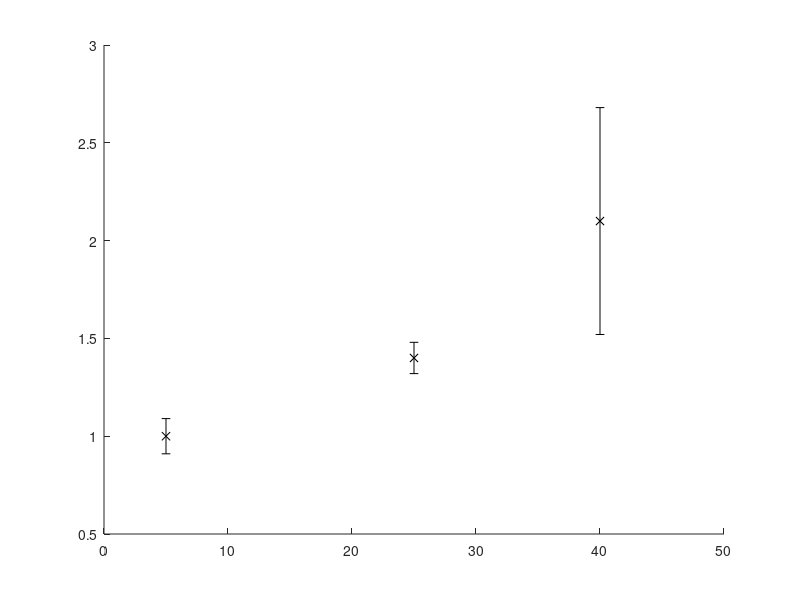

MATLAB code for this plot: (Note: this script raises an error after producing the figure.)
function param_estimation_scenario_0_5
%close all
% Comment out close all if you want 
%to overlapp the plots for peptide concentrations from
% fmincon code with the output from this code
format long e
%% Take data from plots
Xdata = [5, 25, 40]; % GLU %mmol/L
Ydata = [1, 1.4, 2.1];% ANGII
e = [0.09, 0.08, 0.58];
% figure(1)

l = 1
%plot(Xdata,Ydata,'kx','Markersize',12)

h = errorbar(Xdata,Ydata,e,'kx','Markersize',12)
s = h.LineWidth;
h.LineWidth = 1.5
%% initial guesses
NG;
load('NGvalues','NGvalues');

c_nep = NGvalues(4);
c_ace2 = NGvalues(5);
c_apa = NGvalues(6);
c_at2 = NGvalues(8);
% if you want to print the 9 coefficents for glucoseRASss05, printoutput = 1
% else printoutput = 0
% if you want the total output from glucoseRASss05 output as a vector,
% printoutput = 2
% leave as default 0. Specified otherwise as needed for plotting or
% printing to command window in the code.
printoutput = 0;
baseline = glucoseRASss05(NGvalues,5,1,0,c_nep,c_ace2,c_apa,c_at2,printoutput);

options = optimoptions('fmincon','Algorithm','sqp','TolFun',1e-16,'TolX',1e-16,'MaxFunEvals',20000,'StepTolerance',1e-16);
for yy = 4
    
scenario = yy; %edit for desired scenario

%% Parameter estimation routine lsqcurvefit
if scenario == 1 %Vm= Vma*GLU + Vmb
    coefficientsguess = [2.805953543653534e-03    -2.757657249946220e-04 ,...
     -2.348755561601649e-02  ,...
    -1.668986022883667e+02    -1.685774047241159e+00];
%     coefficientsguess = [1.103822324074590e+00     1.101016998005601e+00 ,...
%      2e-12  ,...
%     4.950685540241108e-01     1.961355230418327e-02]; % initial guess for all coefficients
    LB = zeros(size(coefficientsguess));
elseif scenario == 2 %c_ace=c_aceA*GLU + c_aceB
    %coefficientsguess = ones(1:5);
    coefficientsguess = [   -3.609928272726562e-03  -1.240811257988384e-04  -6.715214044691388e-03     ,...
       -3.767179069478035e+00    ,...
  3.034683893640923e+02    ];
    LB = zeros(size(coefficientsguess));
elseif scenario == 3 %c_at1=c_at1A*GLU + c_at1B
    coefficientsguess =  [       3.066589908448575e-01     3.035519149069141e-01    ,...
          8.931547418727733e-01     ,...
        -5.073423330714726e-02  3.035071407475688e+02 ];
    LB = zeros(size(coefficientsguess));
elseif scenario == 4 %c_nonace=c_nonaceA*GLU + c_nonaceB
    coefficientsguess= [ 6.313823632053241e+02     4.533794480918563e-03    ,...
       1.296703909210782e-02,...
       1.705688364046031e-05   2.472978807773762e-04,...
    7.072930413876994e-04     1.527482117056147e-07]
%      coefficientsguess= [ 6.313823632053239e+02     2.057956338843580e+00     ,...
%     4.504747645041913e+00        1.705688364046031e-05,...
%      3.615305143993680e+00         -2.360527261714031e-01,...
%     -1.860363491152925e+00];
     LB = zeros(size(coefficientsguess));
elseif scenario == 5
 %coefficientsguess = ones(1:8);
 %[NGvalues(1:9),1,1,1,1];
      coefficientsguess= [ 1.177568154554772e-01     1.146519658757140e-01,...
          2e-12        3.033621116991067e+02,...
        3.432927517238616e-03     3.345022358146005e-03                         2e-12,...
          3.784671163979920e+00];
     LB = zeros(size(coefficientsguess));
else 
    coefficientsguess = NGvalues(1:9);
    LB = zeros(size(coefficientsguess));
end
%% Parameter estimation routine lsqcurvefit
% glucoseRASss0505(coefficientsguess,Xdata(1))
% options = optimoptions('fmincon','Algorithm','trust-region-reflective')
UB = [];
if scenario == 6
    coefficients = NGHG(NGvalues);
else
    fun = @(coefficients)sum((Ydata - glucoseRASss05(coefficients,Xdata,baseline,scenario,c_nep,c_ace2,c_apa,c_at2,printoutput)).^2);
    A = [];
    b = [];
    Aeq = [];
    beq = [];
 %lb = [];
% ub = [];
    lb = zeros(size(coefficientsguess));
    ub = Inf(size(coefficientsguess));
    coefficients = fmincon(fun,coefficientsguess,A,b,Aeq,beq,lb,ub,[],options)

end

X = Xdata(1):0.5:Xdata(end);
% Y = zeros(size(X));
% Ycalc = zeros(size(Xdata));
for i = 1:length(X)
    Y(i)= glucoseRASss05(coefficients,X(i),baseline,scenario,c_nep,c_ace2,c_apa,c_at2,printoutput);
end
for i = 1:length(Xdata)-1
    Ycalc(i)= glucoseRASss05(coefficients,Xdata(i),baseline,scenario,c_nep,c_ace2,c_apa,c_at2,printoutput);
end
Ycalc(i+1)= glucoseRASss05(coefficients,Xdata(end),baseline,scenario,c_nep,c_ace2,c_apa,c_at2,1);

% All output from glucoseRASss05
for i = 1:length(X)
    Y_all(i,:)= glucoseRASss05(coefficients,X(i),1,scenario,c_nep,c_ace2,c_apa,c_at2,2);
end
%% Plots
figure(11)
box on
get(gca);set(gca,'FontSize',10)%,'FontWeight','Bold');
ax = gca;
ax.YColor = 'black';
 hold on
% axis([5 40 15 45])
if scenario == 0
 plot(X(1:5:end),Y_all((1:5:end),3),'square')
elseif scenario == 1
 plot(X(1:4:end),Y_all((1:4:end),3),'d')
 elseif scenario == 2
 plot(X(1:5:end),Y_all((1:5:end),3),'*')
 elseif scenario == 3
 plot(X(1:3:end),Y_all((1:3:end),3),'X')
 elseif scenario == 4
  plot(X(1:5:end),Y_all((1:5:end),7),'o-r','LineWidth',2,'MarkerSize',5)
  axis([5 40 0 300]);
  legend('A1','A2:S4','A3','Fontsize',10, 'Location','Northwest')
xlabel('Glucose (mM)','FontSize',10)%,'FontWeight','Bold')
ylabel('AT1R-ANGII (nM)','FontSize',10)
set(gcf, 'Color', 'w','Units', 'inches', 'Position', [0 0 2.5 2.5]);
export_fig('C:/Users/Minu/Desktop/minu_pilvankar_CHE5110/matlab/Figures/PaperVersion/fig7AT12525', '-pdf', '-png', '-eps', '-tiff'); 
 elseif scenario == 5
%yyaxis right
 plot(X(1:3:end),Y_all((1:3:end),3),'o-r','LineWidth',2,'MarkerSize',5)
%axis([5 40 0 inf])

% axis([5 40 0 inf])
legend('Approach 3','Fontsize',10, 'Location','Southeast')
xlabel('Glucose (mM)','FontSize',10)%,'FontWeight','Bold')
ylabel('ANGII (nM)','FontSize',10)%,'FontWeight','Bold')
%legend('Approach 3','Approach 2')
hold off
 end



% 
 %legend('Scenario 0', 'Scenario 1','Scenario 2','Scenario 3', 'Scenario 4','Scenario 5','Location','Southeast')
% 
% legend('Approach 3', 'Location','Southeast')
%  set(gcf, 'Color', 'w','Units', 'inches', 'Position', [0 0 4 4]);
% box on
% ax = gca;
% ax.YColor = 'black';
% %get(gca);
% set(gca,'FontSize',18,'FontName','Arial');
% hold on
% % if scenario == 2
% %yyaxis left
% %plot(X(1:2:end),Y_all((1:2:end),4),'square-','LineWidth',2,'MarkerSize',14,'Color',[ 0.4660  ,  0.6740 ,   0.1880])
% plot(X,Y_all(:,3),'squareb')%axis([5 40 100 200])
% axis([5 40 15 45])
%  xlabel('Glucose (mM)','FontSize',18)
%  ylabel('ANGII (nM)','FontSize',18)
% %legend('Approach 3')
% hold off
% 
%  
% % 
%  %legend('Scenario 0', 'Scenario 1','Scenario 2','Scenario 3', 'Scenario 4','Scenario 5','Location','Southeast')
% % 
% %  legend('Approach 3', 'Location','Southeast')
set(gcf, 'Color', 'w','Units', 'inches', 'Position', [0 0 2.5 2.5]);
%%export_fig('C:/Users/Minu/Desktop/minu_pilvankar_CHE5110/matlab/Figures/PaperVersion/fig5cA3ANGIIconc2525', '-pdf', '-png', '-eps', '-tiff'); 
% % 
% 
figure(1)
box on
get(gca);set(gca,'Fontsize',10)%,'FontWeight','Bold');
hold on
if scenario == 0
 plot(X(1:5:end),Y(1:5:end),'square','Linewidth',2)
elseif scenario == 1
 plot(X(1:4:end),Y(1:4:end),'d','Linewidth',2)
 elseif scenario == 2
 plot(X(1:5:end),Y(1:5:end),'*','Linewidth',2)
 elseif scenario == 3
 plot(X(1:3:end),Y(1:3:end),'X','Linewidth',2)
%  elseif scenario == 4
%  plot(X(1:4:end),Y(1:4:end),'+','Linewidth',2)
%  elseif scenario == 6
% xlabel('Glucose (mM)','Fontsize',18)%,'FontWeight','Bold')
% ylabel('ANGII Change from Baseline','Fontsize',18)%,'FontWeight','Bold')
% 
%  plot(X(1:3:end),Y(1:3:end),'o','LineWidth',2,'MarkerSize',10)%,'Color',[ 0.9290 ,   0.6940  ,  0.1250])
% axis([5 40 0.8 2.8])
  elseif scenario == 5
      xlabel('Glucose (mM)','Fontsize',10)%,'FontWeight','Bold')
ylabel('ANGII Change from Baseline','Fontsize',10)%,'FontWeight','Bold')
      axis([5 40 0.8 3.6])
 plot(X(1:3:end),Y(1:3:end),'o-r','LineWidth',2,'MarkerSize',5)
 legend('Data','Approach 3','Location','Northwest')%,'Color',[0 0.5 0],'LineWidth',2,'MarkerSize',12)
set(gcf, 'Color', 'w','Units', 'inches', 'Position', [0 0 2.5 2.5]);
 %%%export_fig('C:/Users/Minu/Desktop/minu_pilvankar_CHE5110/matlab/Figures/PaperVersion/fig6cA3ANGII2525', '-pdf', '-png', '-eps', '-tiff'); 
% axis([5 40 0.8 2.8])
% xlabel('Glucose (mM)','Fontsize',18)%,'FontWeight','Bold')
% ylabel('ANGII (nM)','Fontsize',18)%,'FontWeight','Bold')

hold off
 end
hold off
RMSE(yy+1) = sqrt(mean((Ydata - Ycalc).^2))
%legend(['Approach 3: RMSE = ' num2str(round(RMSE(5+1),8))], 'Location','EastOutside')
Norm_calc(yy+1) = sum((Ydata - Ycalc).^2);
if scenario == 1 
figure(2)
subplot(221)
plot(X, coefficients(5)*X+coefficients(4))
xlabel('Glucose (mM)')
ylabel('V_m (mM/s)')
titletext = 'Scenario %i: Vm = %1.2e [Glucose] + %1.2e\n';
g= sprintf(titletext,scenario, coefficients(5),coefficients(4));
title(g)
elseif scenario == 2
figure(2)
subplot(222)
plot(X, coefficients(2)*X+coefficients(1))
xlabel('Glucose (mM)')
ylabel('c_{ace} (mM/s)')
titletext = 'Scenario %i: c_{ace} = %1.2e [Glucose] + %1.2e\n';
g= sprintf(titletext,scenario, coefficients(2),coefficients(1));
title(g)
elseif scenario == 3
figure(2)
subplot(223)
plot(X, coefficients(4)*X+coefficients(3))
xlabel('Glucose (mM)')
ylabel('c_{at1} (mM/s)')
titletext = 'Scenario %i: c_{at1} = %1.2e [Glucose] + %1.2e\n';
g= sprintf(titletext,scenario, coefficients(4),coefficients(3));
title(g)
% title(['Scenario 3: c_{at1} = ' num2str(coefficients(7)) 'Glucose + ' num2str(coefficients(9))])
elseif scenario == 4
figure(2)
subplot(224)
plot(X, coefficients(3)*X+coefficients(2))
xlabel('Glucose (mM)')
ylabel('c_{nonace} (nM/s)')
titletext = 'Scenario %i: c_{nonace} = %1.2e [Glucose] + %1.2e\n';
g= sprintf(titletext,scenario, coefficients(3),coefficients(2));
title(g)
elseif scenario == 5
figure(3)
subplot(221)
plot(X, coefficients(5)*ones(size(X)))
xlabel('Glucose (mM)')
% ylabel('Vm (mM/s)')
elseif scenario == 6
figure(3)
subplot(221)
plot(X, coefficients(10)*ones(size(X)))
xlabel('Glucose (mM)')
% ylabel('Vm (mM/s)')
end
end
% figure(1)
% axis([5 40 0.8 2.8])


% legend('Data from [1]',['Approach 3: RMSE = ' num2str(round(RMSE(5+1),8))], 'Location','NorthWest')
% legend('Data from [1]',['Case 0: RMSE = ' num2str(round(RMSE(0+1),2))],...
%     ['Case 1: RMSE = ' num2str(round(RMSE(1+1),2))],...
%     ['Case 2: RMSE = ' num2str(round(RMSE(2+1),2))],...
%     ['Case 3: RMSE = ' num2str(round(RMSE(3+1),3))],...
%     ['Case 4: RMSE = ' num2str(round(RMSE(4+1),2))],...
% figure(1)

   % ['Case 6: RMSE = ' num2str(round(RMSE(6+1),8))],


% set(gcf, 'Color', 'w','Units', 'inches', 'Position', [0 0 2.5 2.5]);
% %%%export_fig('C:/KidneyDiabetes/matlab/Figures/PaperVersion/A3Modelvalid2525', '-pdf', '-png', '-eps', '-tiff'); 






   
